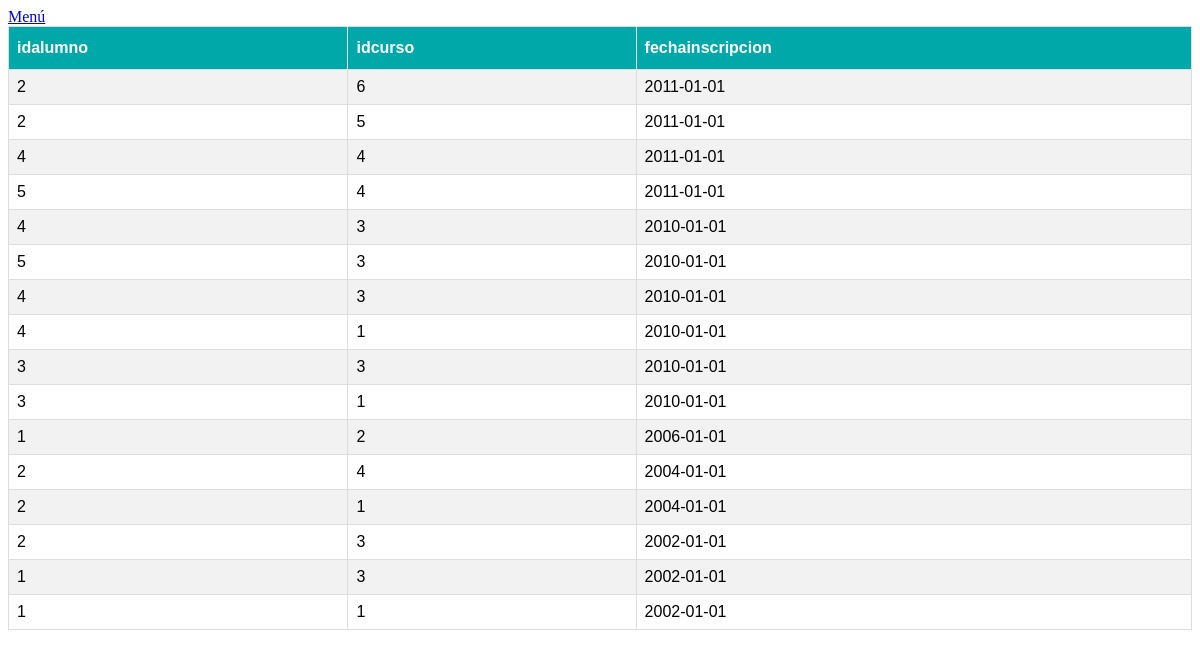
Screenshot of /vistas/vistaInscripcionesCurso.php with the database file from the repository.
### tables this page shows
CREATE TABLE inscripciones_curso(
    idalumno 		integer NOT NULL REFERENCES alumno (identificador),
    idcurso 		integer NOT NULL REFERENCES curso (identificador),
    fechainscripcion	date NOT NULL
);

### vistas/vistaInscripcionesCurso.php (the view, shortened to what this page needs)
<?php
	include __DIR__ . '/../head.php';
?>
<body>
	<div id="cards" class="cards">
		<a href="../index.php">Menú</a><br>
		<?php
			$tableName = 'inscripciones_curso';
			$primerColumna = 'fechainscripcion';
			include __DIR__ . "/../defines.php";
			$sql = "SHOW COLUMNS FROM $tableName";
			$result = mysqli_query($mysqli, $sql);
			while($x = mysqli_fetch_assoc($result)){
				$fields[] = $x['Field'];
			}
			echo "<table id='tablaDatos'><tr>";
			foreach($fields as $f){
				echo "<th>$f</th>";
			}
			echo "</tr>";
			$sql = "SELECT * FROM $tableName ORDER BY $primerColumna DESC";
			if ($result=mysqli_query($mysqli,$sql))
			{
				while ($row=mysqli_fetch_row($result))
				{
					echo "<tr>";
					foreach($row as $key => $value){
						echo "<td>$value</td>";
					}
					echo "</tr>";
				}
			}else{
				echo $result->$error;
			}
			echo "</table>";
		?>
	</div>
</body>
</html>

### css/style.css (style rules this page uses)
#tablaDatos { font-family: "Trebuchet MS", Arial, Helvetica, sans-serif; border-collapse: collapse; width: 100%; }
#tablaDatos td, #tablaDatos th { border: 1px solid #ddd; padding: 8px; }
#tablaDatos tr:nth-child(even) { background-color: #f2f2f2; }
#tablaDatos th { padding-top: 12px; padding-bottom: 12px; text-align: left; background-color: #00A8A9; color: white; }

### rows the page displays
inscripciones_curso: idalumno "2", idcurso "6", fechainscripcion "2011-01-01"
inscripciones_curso: idalumno "2", idcurso "5", fechainscripcion "2011-01-01"
inscripciones_curso: idalumno "4", idcurso "4", fechainscripcion "2011-01-01"
inscripciones_curso: idalumno "5", idcurso "4", fechainscripcion "2011-01-01"
inscripciones_curso: idalumno "4", idcurso "3", fechainscripcion "2010-01-01"
inscripciones_curso: idalumno "5", idcurso "3", fechainscripcion "2010-01-01"
inscripciones_curso: idalumno "4", idcurso "3", fechainscripcion "2010-01-01"
inscripciones_curso: idalumno "4", idcurso "1", fechainscripcion "2010-01-01"
inscripciones_curso: idalumno "3", idcurso "3", fechainscripcion "2010-01-01"
inscripciones_curso: idalumno "3", idcurso "1", fechainscripcion "2010-01-01"
inscripciones_curso: idalumno "1", idcurso "2", fechainscripcion "2006-01-01"
inscripciones_curso: idalumno "2", idcurso "4", fechainscripcion "2004-01-01"
inscripciones_curso: idalumno "2", idcurso "1", fechainscripcion "2004-01-01"
inscripciones_curso: idalumno "2", idcurso "3", fechainscripcion "2002-01-01"
inscripciones_curso: idalumno "1", idcurso "3", fechainscripcion "2002-01-01"
inscripciones_curso: idalumno "1", idcurso "1", fechainscripcion "2002-01-01"

### other values shown
$f "idalumno"
$f "idcurso"
$f "fechainscripcion"
